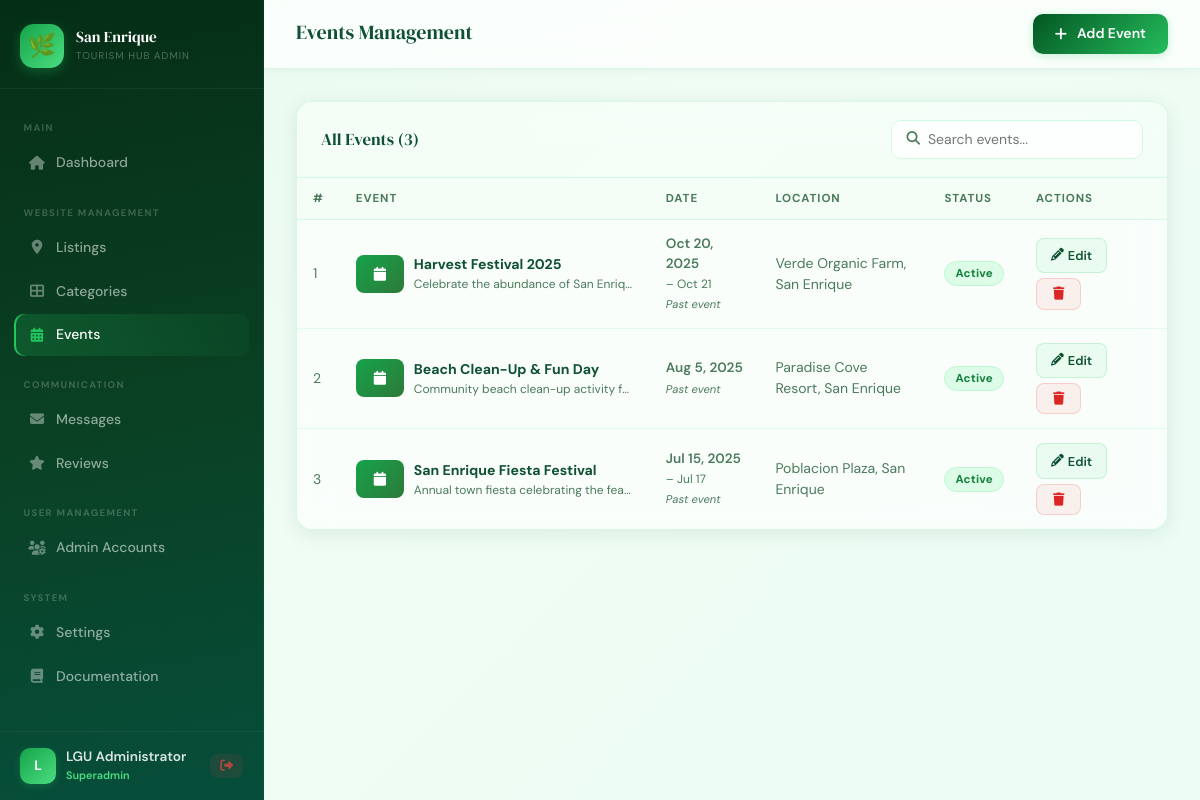
Page /admin/events.php (signed in) on the committed database.
### tables this page shows
CREATE TABLE IF NOT EXISTS events (
    id INT AUTO_INCREMENT PRIMARY KEY,
    title VARCHAR(200) NOT NULL,
    description TEXT,
    event_date DATE,
    end_date DATE,
    location VARCHAR(255),
    latitude DECIMAL(10, 8),
    longitude DECIMAL(11, 8),
    image VARCHAR(500),
    status ENUM('active','inactive') DEFAULT 'active',
    created_at TIMESTAMP DEFAULT CURRENT_TIMESTAMP
);

### admin/events.php (the view, shortened to what this page needs)
<?php
$db = getDB();
$action = $_GET['action'] ?? 'list';
$events = $db->query("SELECT * FROM events ORDER BY event_date DESC")->fetch_all(MYSQLI_ASSOC);
?>
<!DOCTYPE html>
<html lang="en">
<head>
<link rel="stylesheet" href="https://cdnjs.cloudflare.com/ajax/libs/font-awesome/6.4.0/css/all.min.css">
<link href="https://cdn.jsdelivr.net/npm/bootstrap@5.3.0/dist/css/bootstrap.min.css" rel="stylesheet">
<link rel="stylesheet" href="../assets/css/admin.css">
</head>
<body>
<?php require_once 'sidebar.php'; ?>
<div class="admin-content">
  <div class="admin-topbar">
    <div>
      <span class="topbar-title"><?= $action === 'list' ? 'Events Management' : ($action === 'add' ? 'Add New Event' : 'Edit Event') ?></span>
    </div>
    <div class="topbar-actions">
      <?php if ($action === 'list'): ?>
      <a href="?action=add" class="btn-admin-primary"><i class="fas fa-plus me-1"></i> Add Event</a>
      <?php else: ?>
      <a href="events.php" class="btn-admin-secondary"><i class="fas fa-arrow-left me-1"></i> Back</a>
      <?php endif; ?>
    </div>
  </div>
  <div class="admin-main">
    <?php if ($action === 'list'): ?>
    <div class="admin-table-wrap">
      <div class="admin-table-header">
        <div class="admin-table-title">All Events (<?= count($events) ?>)</div>
        <div class="admin-search">
          <i class="fas fa-search"></i>
          <input type="text" id="tableSearch" placeholder="Search events...">
        </div>
      </div>
      <?php if ($events): ?>
      <div class="table-scroll">
        <table class="admin-table" id="eventsTable">
          <thead>
            <tr>
              <th>#</th>
              <th>Event</th>
              <th>Date</th>
              <th>Location</th>
              <th>Status</th>
              <th>Actions</th>
            </tr>
          </thead>
          <tbody>
            <?php foreach ($events as $i => $ev):
              $isPast = strtotime($ev['event_date']) < time();
            ?>
            <tr>
              <td class="td-muted"><?= $i+1 ?></td>
              <td>
                <div class="listing-info">
                  <?php if ($ev['image']): ?>
                  <img src="<?= htmlspecialchars($ev['image']) ?>" class="listing-thumb" alt="" onerror="this.style.display='none'">
                  <?php else: ?>
                  <div class="event-thumb-placeholder">
                    <i class="fas fa-calendar"></i>
                  </div>
                  <?php endif; ?>
                  <div>
                    <div class="event-title-text"><?= htmlspecialchars($ev['title']) ?></div>
                    <div class="event-desc-text"><?= htmlspecialchars($ev['description']) ?></div>
                  </div>
                </div>
              </td>
              <td>
                <div class="<?= $isPast ? 'event-date-past' : 'event-date-active' ?>">
                  <?= date('M j, Y', strtotime($ev['event_date'])) ?>
                </div>
                <?php if ($ev['end_date'] && $ev['end_date'] !== $ev['event_date']): ?>
                <div class="event-date-end">– <?= date('M j', strtotime($ev['end_date'])) ?></div>
                <?php endif; ?>
                <?php if ($isPast): ?>
                <span class="event-past-label">Past event</span>
                <?php endif; ?>
              </td>
              <td class="event-loc-text">
                <?= htmlspecialchars($ev['location'] ?: '—') ?>
              </td>
              <td><span class="status-badge <?= $ev['status'] ?>"><?= ucfirst($ev['status']) ?></span></td>
              <td>
                <div class="table-actions">
                  <a href="?action=edit&id=<?= $ev['id'] ?>" class="btn-admin-edit">
                    <i class="fas fa-pencil-alt"></i> Edit
                  </a>
                  <button onclick="confirmDeleteEvent(<?= $ev['id'] ?>, '<?= addslashes($ev['title']) ?>')" class="btn-admin-danger">
                    <i class="fas fa-trash"></i>
                  </button>
                </div>
              </td>
            </tr>
            <?php endforeach; ?>
          </tbody>
        </table>
      </div>
      <?php endif; ?>
    </div>
    <?php endif; ?>
  </div>
</div>
</body>

### rows in the picture
events: title "Harvest Festival 2025", description "Celebrate the abundance of San Enriq…", event_date "Oct 20, 2025", end_date "Oct 21", shows "Past event", location "Verde Organic Farm, San Enrique", status "Active"
events: title "Beach Clean-Up & Fun Day", description "Community beach clean-up activity f…", event_date "Aug 5, 2025", shows "Past event", location "Paradise Cove Resort, San Enrique", status "Active"
events: title "San Enrique Fiesta Festival", description "Annual town fiesta celebrating the fea…", event_date "Jul 15, 2025", end_date "Jul 17", shows "Past event", location "Poblacion Plaza, San Enrique", status "Active"

### other values in the picture
substr($admin['name'], 0, 1) "L"
$admin['name'] "LGU Administrator"
$admin['role'] "Superadmin"
count($events) "3"
